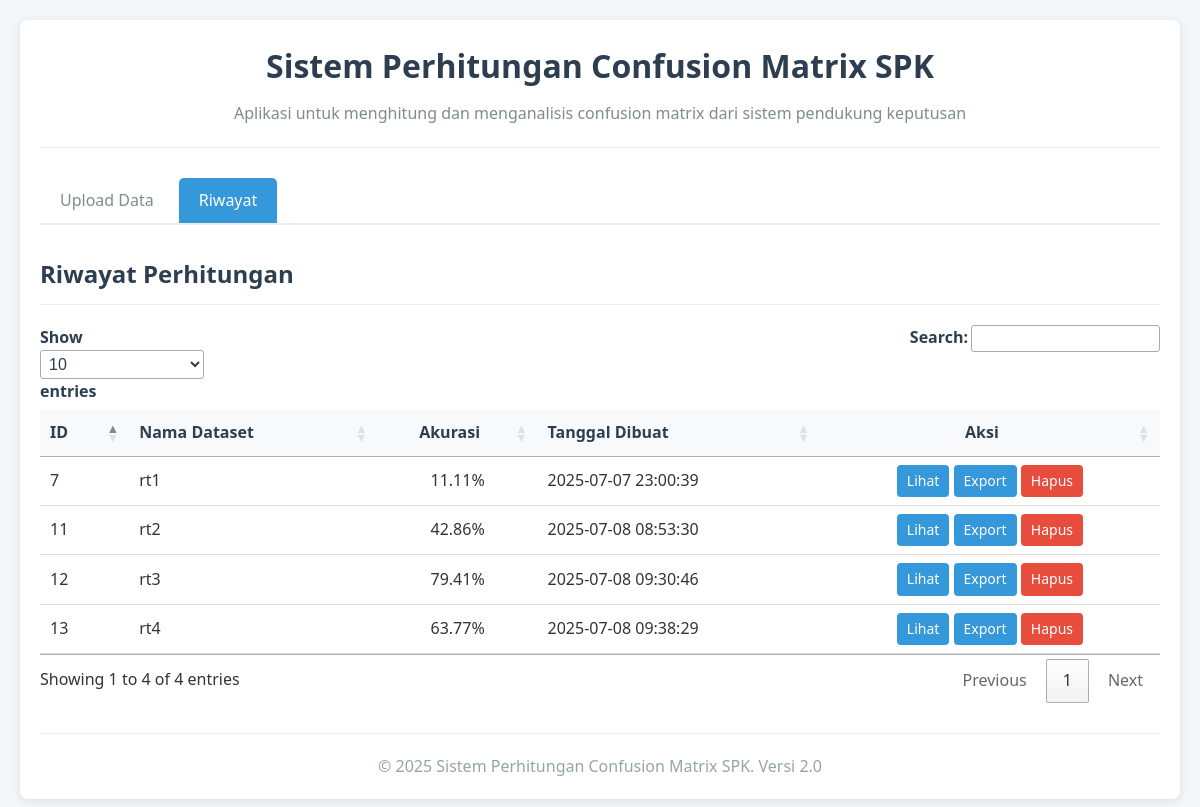
The app's page /?tab=history with its own data.
### tables this page shows
CREATE TABLE `dataset` (
  `id` int NOT NULL,
  `name` varchar(255) NOT NULL,
  `accuracy` float DEFAULT '0',
  `created_at` datetime DEFAULT CURRENT_TIMESTAMP
);

### public/index.php (the view, shortened to what the rows shown need)
<?php
require_once __DIR__ . '/../src/config.php';
$db = new Database();
$datasets = $db->getDatasets();
$activeTab = isset($_GET['tab']) ? $_GET['tab'] : 'upload';
$selectedDataset = isset($_GET['dataset']) ? intval($_GET['dataset']) : 0;
$uploadedData = [];
?>
<!DOCTYPE html>
<html lang="id">
<head>
    <link rel="stylesheet" href="../css/style.css">
    <link rel="stylesheet" type="text/css" href="https://cdn.datatables.net/1.13.6/css/jquery.dataTables.min.css">
</head>
<body>
    <div class="container">
        <header>
            <h1>Sistem Perhitungan Confusion Matrix SPK</h1>
        </header>
        <main>
            <?php if ($activeTab === 'upload') : ?>
                <section class="upload-section">
                    <h2>Upload Data SPK</h2>
                    <p>Upload file Excel (.xlsx) dengan format: id, nama_alternatif, nilai_vektor_v, kelayakan_sistem <br><b>(tanpa kolom kelayakan_aktual)</b></p>
                    <?php if (empty($uploadedData)) : ?>
                        <form action="" method="post" enctype="multipart/form-data">
                            <div class="form-group">
                                <label for="dataset_name">Nama Dataset:</label>
                                <input type="text" id="dataset_name" name="dataset_name" required>
                            </div>
                            <div class="form-group">
                                <label for="excel_file">Pilih File Excel (.xlsx):</label>
                                <input type="file" id="excel_file" name="excel_file" accept=".xlsx" required>
                            </div>
                            <div class="form-group">
                                <button type="submit" class="btn">Upload & Input Kelayakan Aktual</button>
                            </div>
                        </form>
                        <div class="csv-format-info">
                            <h3>Format Excel</h3>
                            <p>File Excel harus memiliki format sebagai berikut:</p>
                            <table class="sample-table table-data">
                                <thead>
                                    <tr>
                                        <th>id</th>
                                        <th>nama_alternatif</th>
                                        <th>nilai_vektor_v</th>
                                        <th>kelayakan_sistem</th>
                                    </tr>
                                </thead>
                                <tbody>
                                    <tr>
                                        <td>1</td>
                                        <td>Alternatif A</td>
                                        <td>0.85</td>
                                        <td>Layak</td>
                                    </tr>
                                    <tr>
                                        <td>2</td>
                                        <td>Alternatif B</td>
                                        <td>0.75</td>
                                        <td>Layak</td>
                                    </tr>
                                    <tr>
                                        <td>3</td>
                                        <td>Alternatif C</td>
                                        <td>0.45</td>
                                        <td>Tidak Layak</td>
                                    </tr>
                                    <tr>
                                        <td>4</td>
                                        <td>Alternatif D</td>
                                        <td>0.92</td>
                                        <td>Layak</td>
                                    </tr>
                                    <tr>
                                        <td>5</td>
                                        <td>Alternatif E</td>
                                        <td>0.38</td>
                                        <td>Tidak Layak</td>
                                    </tr>
                                </tbody>
                            </table>
                            <p>
                                <a href="download_template_excel.php" class="btn btn-small">Download Template Excel</a>
                            </p>
                            <div class="excel-info">
                                <b>Tips:</b> Anda dapat mengisi data pada file Excel, lalu upload ke sistem.
                            </div>
                        </div>
                    <?php else : ?>
                        <form action="input_aktual.php" method="post" id="form-aktual">
                            <input type="hidden" name="dataset_name" value="<?php echo htmlspecialchars($_POST['dataset_name'] ?? ''); ?>">
                            <div class="bulk-actions">
                                <div class="bulk-select">
                                    <label>
                                        <input type="checkbox" id="select-all-checkbox"> Pilih Semua Data
                                    </label>
                                    <div class="bulk-help">
                                        <small>Centang ini untuk memilih semua data di semua halaman</small>
                                    </div>
                                </div>
                                <div class="bulk-apply">
                                    <label for="bulk-kelayakan">Set Kelayakan Terpilih:</label>
                                    <select id="bulk-kelayakan">
                                        <option value="">-- Pilih --</option>
                                        <option value="Layak">Layak</option>
                                        <option value="Tidak Layak">Tidak Layak</option>
                                    </select>
                                    <button type="button" id="apply-bulk" class="btn btn-small">Terapkan</button>
                                    <button type="button" id="show-all-data" class="btn btn-small btn-secondary">Tampilkan Semua Data</button>
                                </div>
                            </div>
                            <div class="data-warning">
                                <div class="alert alert-warning">
                                    <strong>Perhatian!</strong> Untuk menghindari kesalahan, disarankan untuk <strong>menampilkan semua data terlebih dahulu</strong> dengan mengklik tombol "Tampilkan Semua Data" sebelum melakukan pengisian kelayakan aktual secara massal dan menghitung confusion matrix.
                                </div>
                            </div>
                            <table id="data-table" class="raw-data-table table-data">
                                <thead>
                                    <tr>
                                        <th><input type="checkbox" id="header-checkbox"></th>
                                        <th>No</th>
                                        <th>Nama Alternatif</th>
                                        <th>Nilai Vektor V</th>
                                        <th>Kelayakan Sistem</th>
                                        <th>Kelayakan Aktual (Input User)</th>
                                    </tr>
                                </thead>
                                <tbody>
                                    <?php foreach ($uploadedData as $i => $row) : ?>
                                        <tr>
                                            <td>
                                                <input type="checkbox" class="row-checkbox" data-index="<?php echo $i; ?>">
                                            </td>
                                            <td>
                                                <input type="hidden" name="data[<?php echo $i; ?>][id]" value="<?php echo htmlspecialchars($row['id']); ?>">
                                                <?php echo htmlspecialchars($row['id']); ?>
                                            </td>
                                            <td>
                                                <input type="hidden" name="data[<?php echo $i; ?>][nama_alternatif]" value="<?php echo htmlspecialchars($row['nama_alternatif']); ?>">
                                                <?php echo htmlspecialchars($row['nama_alternatif']); ?>
                                            </td>
                                            <td>
                                                <input type="hidden" name="data[<?php echo $i; ?>][nilai_vektor_v]" value="<?php echo htmlspecialchars($row['nilai_vektor_v']); ?>">
                                                <?php echo htmlspecialchars($row['nilai_vektor_v']); ?>
                                            </td>
                                            <td>
                                                <input type="hidden" name="data[<?php echo $i; ?>][kelayakan_sistem]" value="<?php echo htmlspecialchars($row['kelayakan_sistem']); ?>">
                                                <?php echo htmlspecialchars($row['kelayakan_sistem']); ?>
                                            </td>
                                            <td>
                                                <select name="data[<?php echo $i; ?>][kelayakan_aktual]" class="kelayakan-select" required>
                                                    <option value="">Pilih...</option>
                                                    <option value="Layak">Layak</option>
                                                    <option value="Tidak Layak">Tidak Layak</option>
                                                </select>
                                            </td>
                                        </tr>
                                    <?php endforeach; ?>
                                </tbody>
                            </table>
                            <div class="form-group">
                                <button type="submit" class="btn">Proses Data & Hitung Confusion Matrix</button>
                            </div>
                        </form>
                    <?php endif; ?>
                </section>
            <?php elseif ($activeTab === 'history') : ?>
                <section class="history-section">
                    <h2>Riwayat Perhitungan</h2>
                    <?php if (empty($datasets)) : ?>
                        <p>Belum ada dataset yang diproses.</p>
                    <?php else : ?>
                        <table class="datasets-table table-data">
                            <thead>
                                <tr>
                                    <th>ID</th>
                                    <th>Nama Dataset</th>
                                    <th>Akurasi</th>
                                    <th>Tanggal Dibuat</th>
                                    <th>Aksi</th>
                                </tr>
                            </thead>
                            <tbody>
                                <?php foreach ($datasets as $dataset) : ?>
                                    <tr>
                                        <td><?php echo $dataset['id']; ?></td>
                                        <td><?php echo htmlspecialchars($dataset['name']); ?></td>
                                        <td><?php echo number_format($dataset['accuracy'], 2); ?>%</td>
                                        <td><?php echo $dataset['created_at']; ?></td>
                                        <td>
                                            <a href="?tab=results&dataset=<?php echo $dataset['id']; ?>" class="btn btn-small">Lihat</a>
                                            <a href="export_dataset.php?id=<?php echo $dataset['id']; ?>&format=json" class="btn btn-small">Export</a>
                                            <a href="delete_dataset.php?id=<?php echo $dataset['id']; ?>" class="btn btn-small btn-danger" onclick="return confirm('Apakah Anda yakin ingin menghapus dataset ini?')">Hapus</a>
                                        </td>
                                    </tr>
                                <?php endforeach; ?>
                            </tbody>
                        </table>
                    <?php endif; ?>
                </section>
            <?php elseif ($activeTab === 'results' && $selectedDataset > 0) : ?>
                <section class="results-section">
                    <?php include 'get_result.php'; ?>
                </section>
            <?php endif; ?>
        </main>
    </div>
</body>
</html>

### records on screen
dataset: id "13", name "rt4", accuracy "63.77", created_at "2025-07-08 09:38:29"
dataset: id "12", name "rt3", accuracy "79.41", created_at "2025-07-08 09:30:46"
dataset: id "11", name "rt2", accuracy "42.86", created_at "2025-07-08 08:53:30"
dataset: id "7", name "rt1", accuracy "11.11", created_at "2025-07-07 23:00:39"
